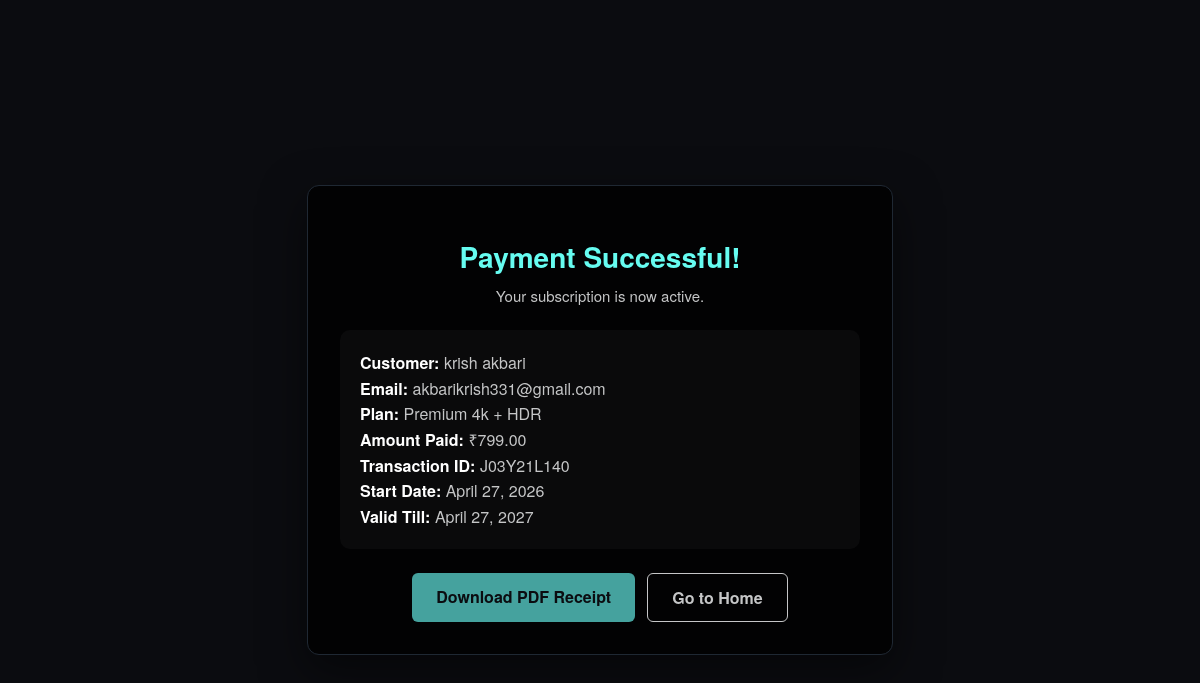
Page /payment_succesfull/28/ on the committed database.
### app/models.py (models this page shows, shortened)
class Payment(models.Model):
    PAYMENT_METHOD_CHOICES = (
        ('CARD', 'Credit / Debit Card'),
        ('UPI', 'UPI'),
        ('NETBANKING', 'Net Banking'),
    )
    pay_id = models.AutoField(primary_key=True)
    user = models.ForeignKey(User, on_delete=models.CASCADE, related_name='payments')
    subscription = models.ForeignKey(Subscription, on_delete=models.CASCADE, related_name='payments')
    transaction_id = models.CharField(
        max_length=20,
        unique=True,
        editable=False,
        default=generate_transaction_id,
    )
    pay_method = models.CharField(max_length=20, choices=PAYMENT_METHOD_CHOICES, default='CARD')
    card_last4 = models.CharField(max_length=4, blank=True)
    card_holder_nm = models.CharField(max_length=100, blank=True)
    expiry_date = models.CharField(max_length=7, blank=True)  # MM/YY
    sub_price = models.DecimalField(max_digits=10, decimal_places=2, default=0.00)
    start_date = models.DateField(default=date.today)
    end_date = models.DateField()
    payment_status = models.CharField(max_length=20, default='SUCCESS')
    created_at = models.DateTimeField(default=timezone.now, editable=False)

class User(models.Model):
    nm = models.CharField(max_length=100)
    email = models.EmailField(max_length=200)
    password = models.CharField(max_length=100)
    profile_image = models.ImageField(upload_to='profile_pics/', default='profile_pics/usericon.png')
    preferred_language = models.ForeignKey('Language', on_delete=models.SET_NULL, null=True, blank=True, related_name='users', help_text="User's preferred language for recommendations")
    created_at = models.DateTimeField(default=timezone.now)
    updated_at = models.DateTimeField(default=timezone.now)
    last_login_at = models.DateTimeField(null=True, blank=True)
    login_count = models.PositiveIntegerField(default=0)
    is_blocked = models.BooleanField(default=False)
    block_reason = models.TextField(blank=True, null=True, help_text="Reason for blocking the user")
    class Meta:
        ordering = ['nm']

class Subscription(models.Model):
    sub_id = models.AutoField(primary_key=True)
    sub_name = models.CharField(max_length=100)
    sub_price = models.DecimalField(max_digits=10, decimal_places=2)
    sub_time_limit = models.CharField(max_length=20)

### app/views.py (the view)
# urls.py: path('payment_succesfull/<int:payment_id>/', views.payment_succesfull, name='payment_succesfull'),
def payment_succesfull(request, payment_id):
    payment = get_object_or_404(Payment, pay_id=payment_id)
    user_id = request.session.get('user_id')
    if user_id and payment.user_id != user_id:
        messages.error(request, "You are not allowed to view this receipt.")
        return redirect('index')
    request.session['last_payment_id'] = payment.pay_id
    request.session.modified = True
    return render(request, "payment_succesfull.html", {
        'payment': payment,
    })

### app/templates/payment_succesfull.html (shortened to what this page needs)
{% load static %}
<!DOCTYPE html>
<html lang="en">
<head>
    <link rel="stylesheet" href="{% static 'css/navbar.css' %}">
</head>
<body>
    <div class="receipt-card">
        {% if payment %}
            <h1>Payment Successful!</h1>
            <p class="subtitle">Your subscription is now active.</p>
            <div class="details">
                <span><strong>Customer:</strong> {{ payment.user.nm }}</span>
                <span><strong>Email:</strong> {{ payment.user.email }}</span>
                <span><strong>Plan:</strong> {{ payment.subscription.sub_name }}</span>
                <span><strong>Amount Paid:</strong> ₹{{ payment.sub_price }}</span>
                <span><strong>Transaction ID:</strong> {{ payment.transaction_id }}</span>
                <span><strong>Start Date:</strong> {{ payment.start_date }}</span>
                <span><strong>Valid Till:</strong> {{ payment.end_date }}</span>
            </div>
            <div class="actions">
                <a class="btn-primary" href="{% url 'download_receipt' payment.pay_id %}">Download PDF Receipt</a>
                <a class="btn-secondary" href="{% url 'index' %}">Go to Home</a>
            </div>
        {% else %}
            <p class="error">{{ error_message|default:"No payment found for this request." }}</p>
            <div class="actions">
                <a class="btn-secondary" href="{% url 'subscription' %}">View Plans</a>
            </div>
        {% endif %}
    </div>
</body>
</html>

### app/static/css/navbar.css (style rules this page uses)
:root { --red: #e50914; --red-glow: rgba(229, 9, 20, 0.4); --gold: #ffd166; --sb-bg: #0f1014; --sb-bg-grad: linear-gradient(to right, #0f1014 60%, rgba(15,16,20,0) 100%); --sb-border: transparent; --sb-w: 320px; --sb-icon-w: 96px; --ease-spring: cubic-bezier(0.34, 1.56, 0.64, 1); --ease-out: cubic-bezier(0.25, 0.46, 0.45, 0.94); --dur: 0.4s; --text-dim: #8f98b2; --text-hover: #e1e6f0; --radius: 12px; }
body { margin: 0; font-family: 'Inter', sans-serif; background: #0f1014; color: #fff; padding-left: var(--sb-icon-w); }

### app/templates/payment_succesfull.html (style rules this page uses)
body { font-family: 'Helvetica Neue', Helvetica, Arial, sans-serif; background-color: #0b0c10; color: #fff; margin: 0; min-height: 100vh; display: flex; justify-content: center; align-items: center; padding: 20px; }
.receipt-card { background: rgba(0,0,0,0.8); border: 1px solid #1f2833; border-radius: 12px; padding: 32px; max-width: 520px; width: 100%; box-shadow: 0 15px 45px rgba(0,0,0,0.5); text-align: center; }
.receipt-card h1 { margin-bottom: 8px; font-size: 28px; color: #66fcf1; }
.receipt-card p.subtitle { margin-top: 0; color: #c5c6c7; font-size: 15px; }
.details { margin: 24px 0; text-align: left; background: rgba(255,255,255,0.03); border-radius: 10px; padding: 20px; line-height: 1.6; }
.details span { color: #c5c6c7; display: block; }
.details strong { color: #fff; }
.actions { display: flex; gap: 12px; flex-wrap: wrap; justify-content: center; }
.actions a { text-decoration: none; padding: 12px 24px; border-radius: 6px; font-weight: 600; transition: background 0.3s ease; }
.btn-primary { background: #45a29e; color: #0b0c10; }
.btn-secondary { border: 1px solid #c5c6c7; color: #c5c6c7; }

### rows in the picture
Payment: user.nm "krish akbari", user.email "akbarikrish331@gmail.com", subscription.sub_name "Premium 4k + HDR", sub_price "799.00", transaction_id "J03Y21L140", start_date "April 27, 2026", end_date "April 27, 2027"
